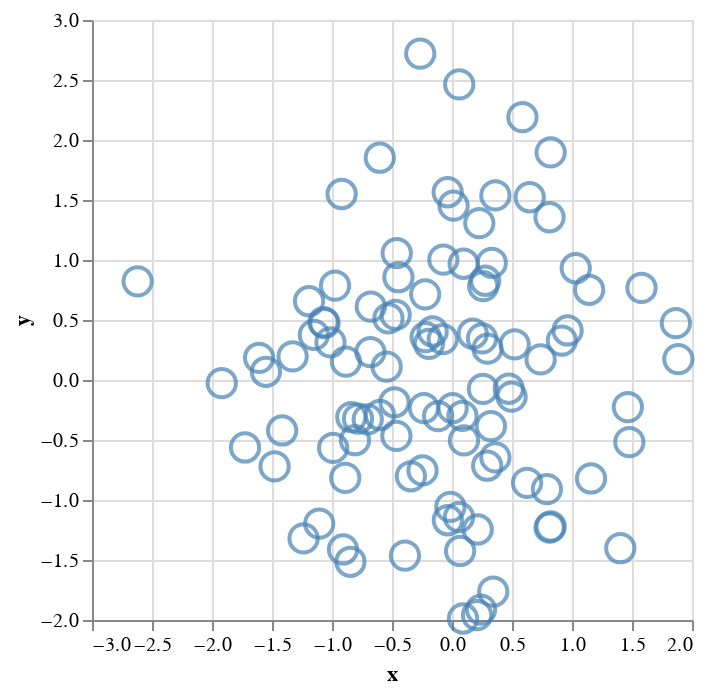

The notebook cell saved with this chart:
### Markdown cell above
## Encoding Configuration

Finally, the highest precedence setting is the "encoding" setting. Here let's set the color to "steelblue" within the encoding:

### Code cell
alt.Chart(data).mark_point(color='green', filled=False).encode(
    x='x:Q',
    y='y:Q',
    color=alt.value('steelblue')
).configure_point(
    size=200,
    color='red',
    filled=True
)

### Figure 1 — Vega-Lite specification as saved in the notebook (floating-point values rounded to 4 significant figures)
{"config": {"view": {"continuousWidth": 300, "continuousHeight": 300}, "point": {"color": "red", "filled": true, "size": 200}}, "data": {"name": "data-e0cda257d33f42fdbc24a0696afd76df"}, "mark": {"type": "point", "color": "green", "filled": false}, "encoding": {"color": {"value": "steelblue"}, "x": {"field": "x", "type": "quantitative"}, "y": {"field": "y", "type": "quantitative"}}, "$schema": "https://vega.github.io/schema/vega-lite/v5.16.3.json", "datasets": {"data-e0cda257d33f42fdbc24a0696afd76df": [{"x": 0.4967, "y": -0.1383}, {"x": 0.6477, "y": 1.523}, {"x": -0.2342, "y": -0.2341}, {"x": 1.579, "y": 0.7674}, {"x": -0.4695, "y": 0.5426}, {"x": -0.4634, "y": -0.4657}, {"x": 0.242, "y": -1.913}, {"x": -1.725, "y": -0.5623}, {"x": -1.013, "y": 0.3142}, {"x": -0.908, "y": -1.412}, {"x": 1.466, "y": -0.2258}, {"x": 0.06753, "y": -1.425}, {"x": -0.5444, "y": 0.1109}, {"x": -1.151, "y": 0.3757}, {"x": -0.6006, "y": -0.2917}, {"x": -0.6017, "y": 1.852}, {"x": -0.0135, "y": -1.058}, {"x": 0.8225, "y": -1.221}, {"x": 0.2089, "y": -1.96}, {"x": -1.328, "y": 0.1969}, {"x": 0.7385, "y": 0.1714}, {"x": -0.1156, "y": -0.3011}, {"x": -1.479, "y": -0.7198}, {"x": -0.4606, "y": 1.057}, {"x": 0.3436, "y": -1.763}, {"x": 0.3241, "y": -0.3851}, {"x": -0.6769, "y": 0.6117}, {"x": 1.031, "y": 0.9313}, {"x": -0.8392, "y": -0.3092}, {"x": 0.3313, "y": 0.9755}, {"x": -0.4792, "y": -0.1857}, {"x": -1.106, "y": -1.196}, {"x": 0.8125, "y": 1.356}, {"x": -0.07201, "y": 1.004}, {"x": 0.3616, "y": -0.6451}, {"x": 0.3614, "y": 1.538}, {"x": -0.03583, "y": 1.565}, {"x": -2.62, "y": 0.8219}, {"x": 0.08705, "y": -0.299}, {"x": 0.09176, "y": -1.988}, {"x": -0.2197, "y": 0.3571}, {"x": 1.478, "y": -0.5183}, {"x": -0.8085, "y": -0.5018}, {"x": 0.9154, "y": 0.3288}, {"x": -0.5298, "y": 0.5133}, {"x": 0.09708, "y": 0.9686}, {"x": -0.7021, "y": -0.3277}, {"x": -0.3921, "y": -1.464}, {"x": 0.2961, "y": 0.2611}, {"x": 0.005113, "y": -0.2346}, {"x": -1.415, "y": -0.4206}, {"x": -0.3427, "y": -0.8023}, {"x": -0.1613, "y": 0.4041}, {"x": 1.886, "y": 0.1746}, {"x": 0.2576, "y": -0.07445}, {"x": -1.919, "y": -0.02651}, {"x": 0.06023, "y": 2.463}, {"x": -0.1924, "y": 0.3015}, {"x": -0.03471, "y": -1.169}, {"x": 1.143, "y": 0.7519}, {"x": 0.791, "y": -0.9094}, {"x": 1.403, "y": -1.402}, {"x": 0.5869, "y": 2.19}, {"x": -0.9905, "y": -0.5663}, {"x": 0.09965, "y": -0.5035}, {"x": -1.551, "y": 0.06856}, {"x": -1.062, "y": 0.4736}, {"x": -0.9194, "y": 1.55}, {"x": -0.7833, "y": -0.3221}, {"x": 0.8135, "y": -1.231}, {"x": 0.2275, "y": 1.307}, {"x": -1.607, "y": 0.1846}, {"x": 0.2599, "y": 0.7818}, {"x": -1.237, "y": -1.32}, {"x": 0.5219, "y": 0.297}, {"x": 0.2505, "y": 0.3464}, {"x": -0.68, "y": 0.2323}, {"x": 0.2931, "y": -0.7144}, {"x": 1.866, "y": 0.4738}, {"x": -1.191, "y": 0.6566}, {"x": -0.9747, "y": 0.7871}, {"x": 1.159, "y": -0.8207}, {"x": 0.9634, "y": 0.4128}, {"x": 0.8221, "y": 1.897}, {"x": -0.2454, "y": -0.7537}, {"x": -0.8895, "y": -0.8158}, {"x": -0.0771, "y": 0.3412}, {"x": 0.2767, "y": 0.8272}, {"x": 0.013, "y": 1.454}, {"x": -0.2647, "y": 2.72}, {"x": 0.6257, "y": -0.8572}, {"x": -1.071, "y": 0.4825}, {"x": -0.2235, "y": 0.714}, {"x": 0.4732, "y": -0.07283}, {"x": -0.8468, "y": -1.515}, {"x": -0.4465, "y": 0.8564}, {"x": 0.2141, "y": -1.246}, {"x": 0.1732, "y": 0.3853}, {"x": -0.8839, "y": 0.1537}, {"x": 0.05821, "y": -1.143}]}}
